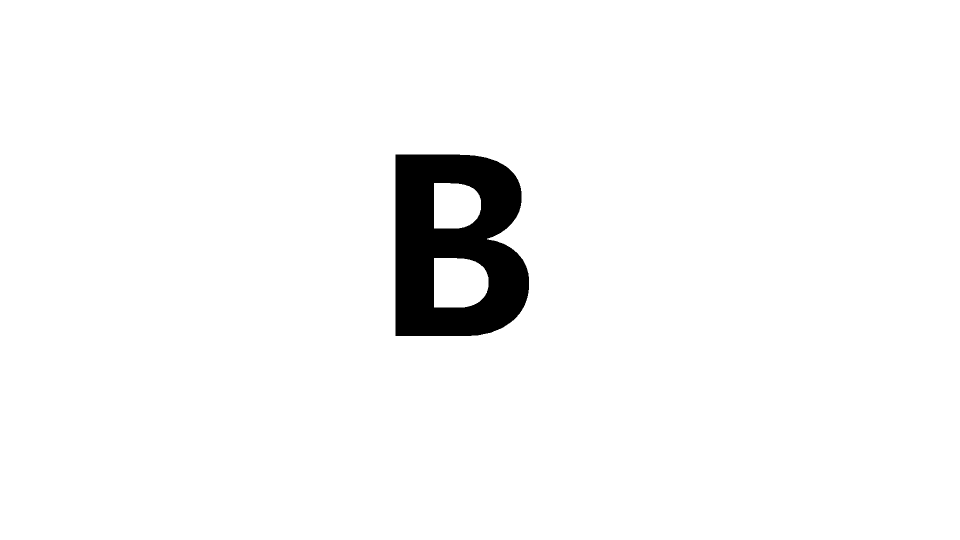
#> input picture b.bmp, 1920 x 1080 px (shown at 1/2 size)
$ python dianyunfa.py   (Python 2 division)
#> lines starting #> are read from the running program, lines starting #| are printed output that depends on the picture; after the words box and inside, x2 and y2 are one past the last pixel; in counts of white or black regions, pixels touching at a corner belong together
import numpy as np
import cv2


#print color.dtype


x,y=np.meshgrid(np.arange(-540,540,1),np.arange(-540,540,1))

print x.shape
print x.dtype
# f=280
#
p=8e-3
# [4 lines of commented-out code are left out]
lmd = 632e-6
d=p**2*1080/lmd
k = 2 * np.pi / lmd
u,v=np.meshgrid(np.arange(-540,540,1),np.arange(-540,540,1))

# [14 lines of commented-out code are left out]
ran=np.exp(2*np.pi*1j*np.reshape(np.random.rand(1080*1080), (1080, 1080)))
#ran = np.exp(np.pi*1j/4)
color2= cv2.imread('b.bmp', 0)
#> color2: shape (1080, 1920); 96.7% white; 1 black region, box (x1, y1, x2, y2) and area: (791, 309, 1058, 672) 69331
color2= cv2.resize(color2,(1080,1080))
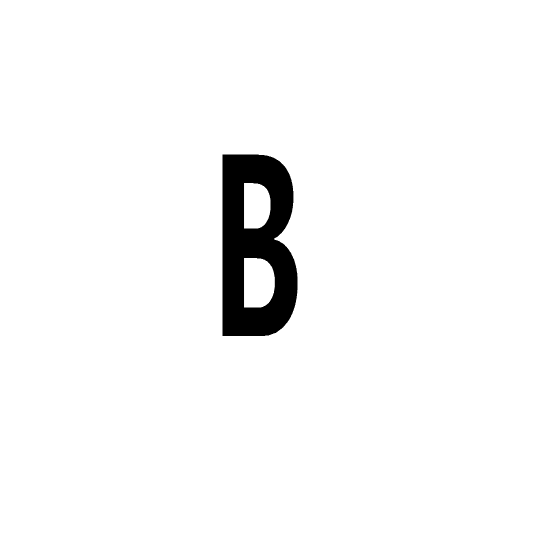
#> color2: shape (1080, 1080) (shown at 1/2 size); min 0, max 255, mean 246.5
color2 = (color2/255*254+1)/255
#> color2: shape (1080, 1080); values 0 (black) and 1 (white), 96.6% white; 1 black region, box (x1, y1, x2, y2) and area: (445, 309, 595, 672) 39267
color2 = color2 * ran
px = lmd * d / (p * 1080)
py = lmd * d / (p * 1080)
#d= px/lmd*(p*1920)
E0 = color2 * np.exp(np.pi * 1j / (lmd * d) * ((x * px) ** 2 + (y * py) ** 2))
E1 = np.exp(k / d * 1j / 2 * ((u * p) ** 2 + (v * p) ** 2))
#Acomlx=Acomlx/np.exp(-1j*np.sqrt(f1**2+(x*p)**2+(y*p)**2))

Acomlx=np.fft.fftshift(np.fft.fft2(E0))*E1
z=-np.angle(Acomlx)/np.pi
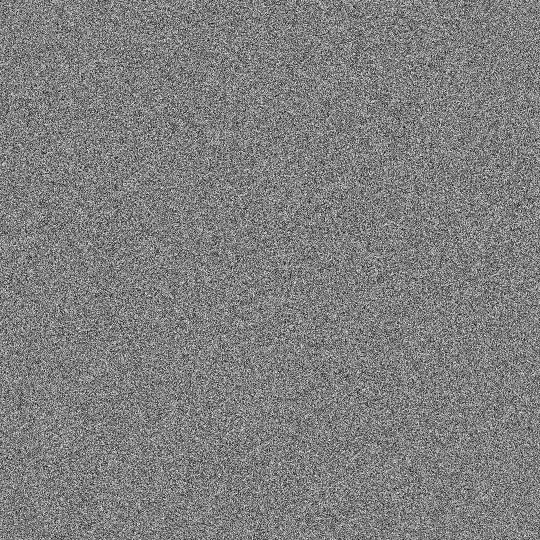
#> z: shape (1080, 1080) float64 (shown at 1/2 size); min -1, max 1, mean -0.00119; drawn with min black and max white
z1=(z+1)/2*255
z2=z1.astype("uint8")
cv2.imwrite('SLM1.bmp', z2)

z1=z2.astype('float32')
z2=(z1/255*2-1)*np.pi

Acomlx1 = np.exp(-z2*1j)

E0 = np.exp(-np.pi * 1j /(lmd*d)* ((x * px) ** 2 + (y * py) ** 2))
E1 = Acomlx1 * np.exp(-k/d * 1j/2 * ((u * p) ** 2 + (v * p) ** 2))

E1 = np.fft.ifft2(E1)
#E1 = np.fft.ifftshift(E1)

U1 = E1*E0
simul1= np.abs(U1)
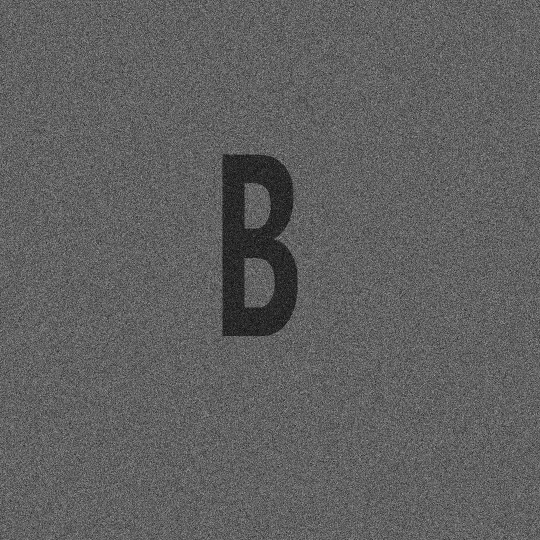
#> simul1: shape (1080, 1080) float64 (shown at 1/2 size); min 1.04e-06, max 0.00232, mean 0.000875; drawn with min black and max white
smin, smax = simul1.min(), simul1.max()
#> smin = 1.04e-06; smax = 0.00232
simul1 = (simul1-smin)/(smax-smin)*255             #guiyihua
simul1=simul1.astype("uint8")
cv2.imwrite('SIMUL1.bmp', simul1)

color= cv2.imread('a.bmp', 0)
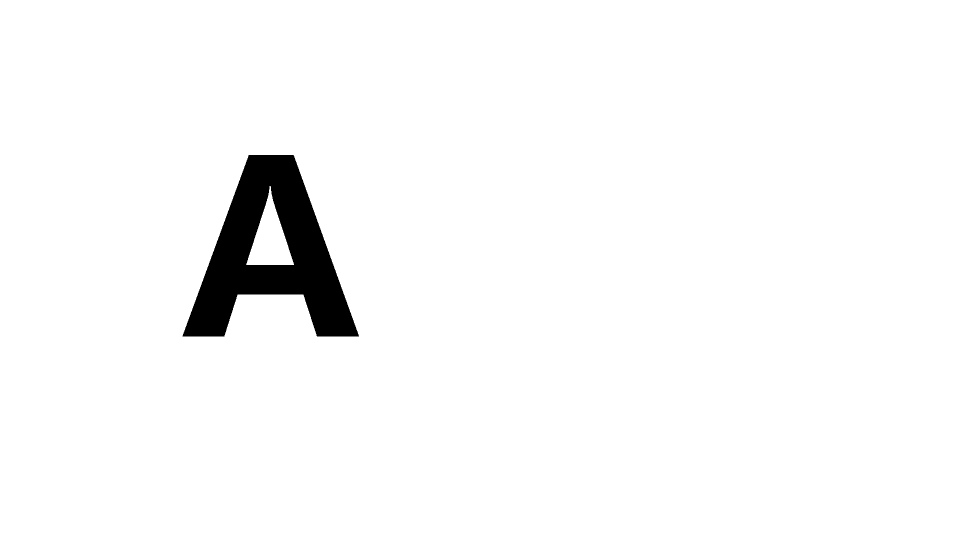
#> input picture a.bmp, 1920 x 1080 px (shown at 1/2 size)
#> color: shape (1080, 1920); 97.1% white; 1 black region, box (x1, y1, x2, y2) and area: (365, 310, 718, 673) 59959
color= cv2.resize(color,(1080,1080))
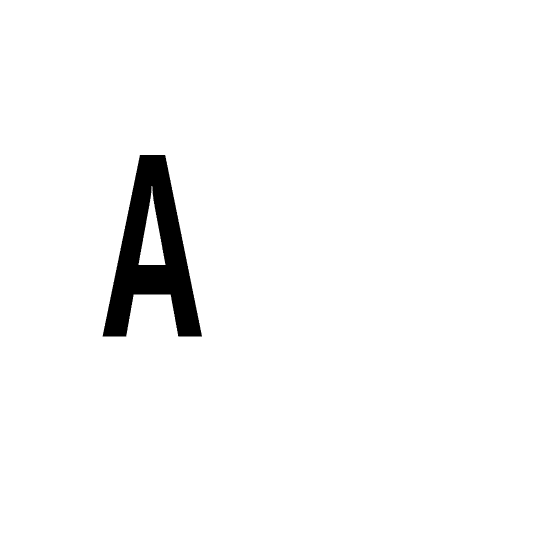
#> color: shape (1080, 1080) (shown at 1/2 size); min 0, max 255, mean 247.6
color = (color/255*254+1)/255
#> color: shape (1080, 1080); values 0 (black) and 1 (white), 97.1% white; 1 black region, box (x1, y1, x2, y2) and area: (205, 310, 404, 673) 34059
color = color * ran


E0 = color * np.exp(np.pi * 1j /(lmd*d)* ((x * px) ** 2 + (y * py) ** 2))
E1 = np.exp(k/d * 1j/2 * ((u * p) ** 2 + (v * p) ** 2))

E0= np.fft.fftshift(np.fft.fft2(E0))
#    Ef2=reikna_fft(E0,1080,1920)

U2 = E0*E1
print U1.shape
#| (1080, 1080)
# r=np.sqrt((u * p) ** 2 + (v * p) ** 2+d**2)
# U1 = np.exp(1j*k*r)

F = U2/U1

z = np.real(F)
z1=(z/np.pi+1)/2*255

z2=z1.astype("uint8")
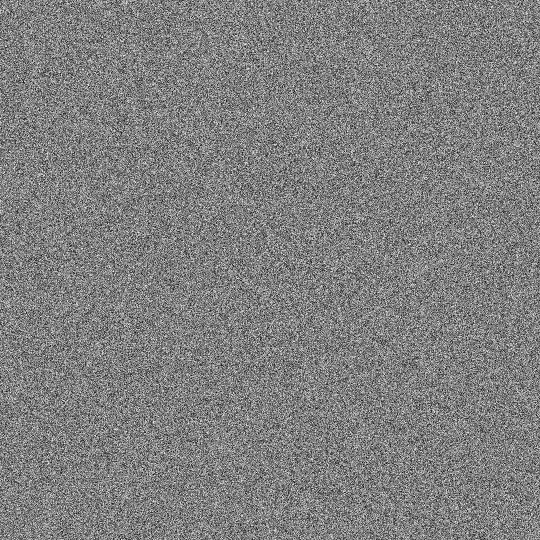
#> z2: shape (1080, 1080) (shown at 1/2 size); min 0, max 255, mean 127.5

cv2.imwrite('SLM2.bmp', z2)

z1=z2.astype('float32')
z2=(z1/255*2-1)*np.pi
print z2
#> (printed output is left out)
# F = np.exp(-z*1j)
F = z
E0 = np.exp(-np.pi * 1j /(lmd*d)* ((x * px) ** 2 + (y * py) ** 2))
E1 = U1 * F * np.exp(-k/d * 1j/2 * ((u * p) ** 2 + (v * p) ** 2))

simul2 = np.fft.ifft2(E1)*E0
simul2= np.abs(simul2)
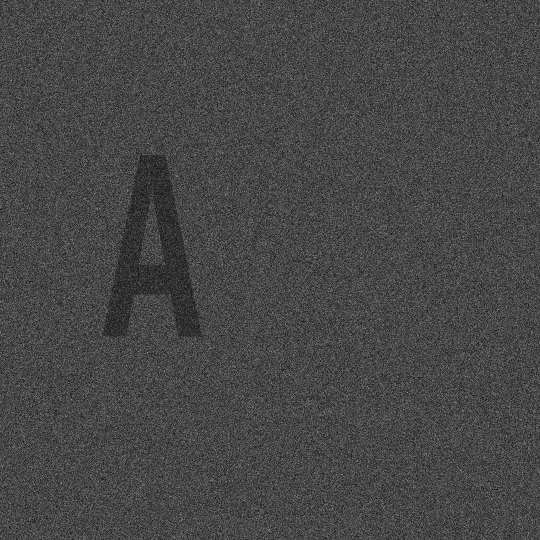
#> simul2: shape (1080, 1080) float64 (shown at 1/2 size); min 0.000746, max 2.26, mean 0.631; drawn with min black and max white
smin1, smax1 = simul2.min(), simul2.max()
#> smin1 = 0.000746; smax1 = 2.26
simul2 = (simul2-smin1)/(smax1-smin1)*255              #guiyihua
simul2=simul2.astype("uint8")
cv2.imwrite('SIMUL2.bmp', simul2)
